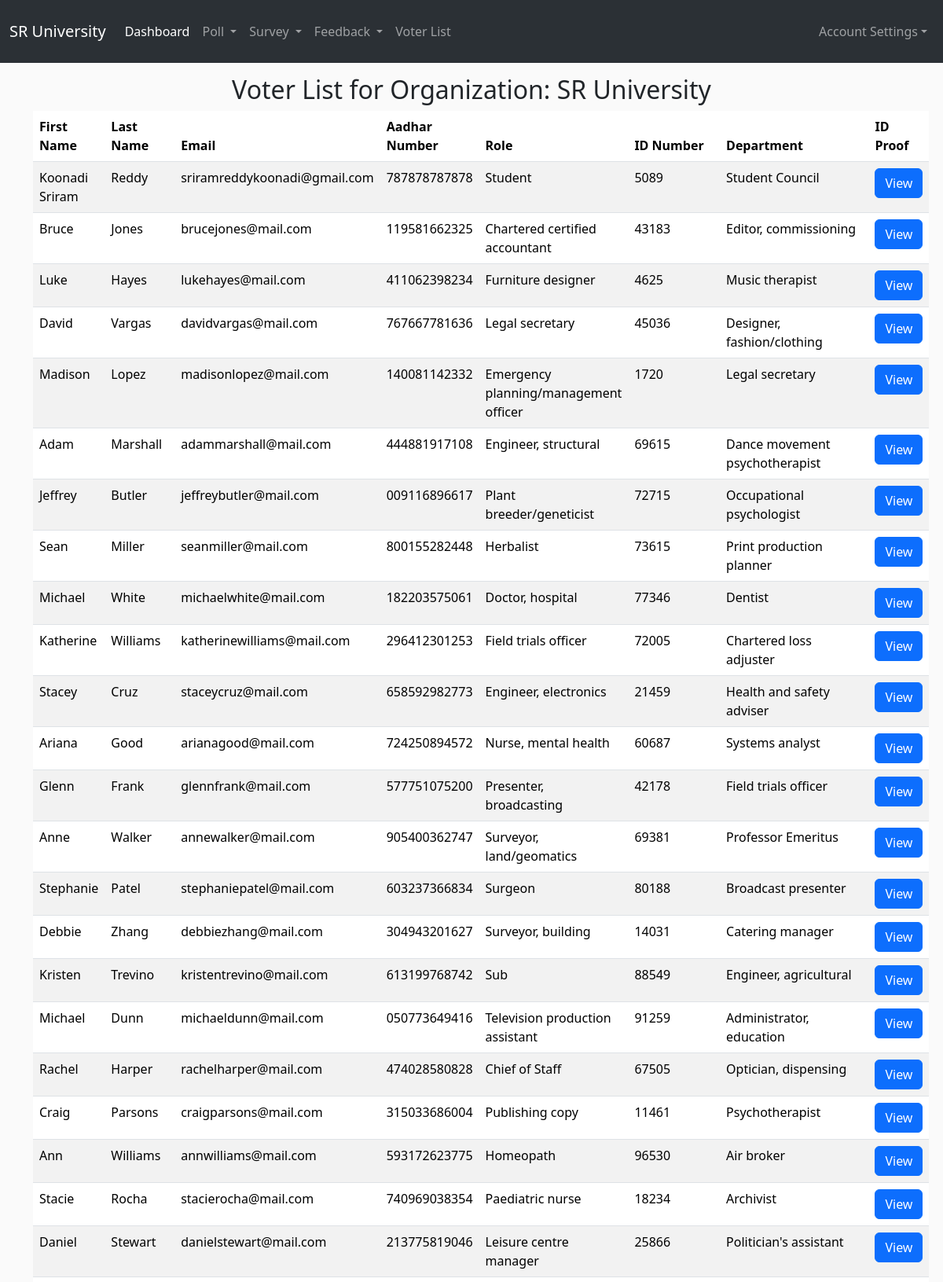
/SR University/voter_list/ (signed in, upper part), run on the app's committed database.
### accounts/models.py (models this page shows, shortened)
class Organization(models.Model):
    name = models.CharField(max_length=100)
    admin = models.OneToOneField(User, on_delete=models.CASCADE)
    role = models.CharField(max_length=100)
    id_number = models.CharField(max_length=100, blank=True, null=True)
    department = models.CharField(max_length=100, blank=True, null=True)
    id_proof = models.ImageField(upload_to='id_proofs/', blank=True, null=True)

class Voter(models.Model):
    user = models.OneToOneField(User, on_delete=models.CASCADE)
    organization = models.ForeignKey(Organization, on_delete=models.CASCADE)
    aadhar_number = models.CharField(max_length=16, unique=True, null=True)
    role = models.CharField(max_length=100)
    id_number = models.CharField(max_length=100, blank=True, null=True)
    department = models.CharField(max_length=100, blank=True, null=True)
    id_proof = models.ImageField(upload_to='voter_id_proofs/', blank=True, null=True)

### VotingProject/views.py (the view)
# urls.py: path('<str:org_name>/voter_list/',views.voter_list,name='voter_list'),
def voter_list(request,org_name):
    voters = Voter.objects.filter(organization__admin=request.user)
    username=request.user.username
    org=Organization.objects.get(admin__username=username)
    context={'org':org,'org_name': org_name,'voters':voters}
    return render(request, 'org/voter_list.html', context)

### templates/org/voter_list.html
{% extends 'org/org_base.html' %} {% block title %}Voter List{% endblock %}
{% block content %}
<div class="container" style="margin-top:15px;">
  <h2 style="text-align:center;">Voter List for Organization: {{ org_name }}</h2>
  <table class="table table-striped">
    <thead>
      <tr>
        <th>First Name</th>
        <th>Last Name</th>
        <th>Email</th>
        <th>Aadhar Number</th>
        <th>Role</th>
        <th>ID Number</th>
        <th>Department</th>
        <th>ID Proof</th>
      </tr>
    </thead>
    <tbody>
      {% for voter in voters %}
      <tr>
        <td>{{ voter.user.first_name }}</td>
        <td>{{ voter.user.last_name }}</td>
        <td>{{ voter.user.email }}</td>
        <td>{{ voter.aadhar_number }}</td>
        <td>{{ voter.role }}</td>
        <td>{{ voter.id_number }}</td>
        <td>{{ voter.department }}</td>
        <td>
          <a
            class="btn btn-primary"
            href=""
            alt="ID Proof"
            style="max-width: 100px"
          >View</a>
        </td>
      </tr>
      {% empty %}
      <tr>
        <td colspan="8">No voters found.</td>
      </tr>
      {% endfor %}
    </tbody>
  </table>
</div>
{% endblock %}

### templates/org/org_base.html (shortened to what this page needs)
{% load static %}
<!DOCTYPE html>
<html lang="en">
  <head>
    <link
      href="https://cdn.jsdelivr.net/npm/bootstrap@5.3.3/dist/css/bootstrap.min.css"
      rel="stylesheet"
    />
    <link
      href="https://getbootstrap.com/docs/5.3/assets/css/docs.css"
      rel="stylesheet"
    />
    <link rel="stylesheet" href="{% static 'assets/css/admin.css' %}" />
    <link
      href="https://maxcdn.bootstrapcdn.com/font-awesome/4.3.0/css/font-awesome.min.css"
      rel="stylesheet"
    />
  </head>
  <body>
    <section>
      <nav
        class="navbar navbar-expand-lg bg-body-tertiary"
        data-bs-theme="dark"
        style="padding-top: 20px; padding-bottom: 20px"
      >
        <div class="container-fluid">
          <a class="navbar-brand" href="#">{{org.name}}</a>
          <div
            class="collapse navbar-collapse justify-content-between"
            id="navbarNavDropdown"
          >
            <ul class="navbar-nav">
              <li class="nav-item">
                <a
                  class="nav-link active"
                  aria-current="page"
                  href="{% url 'org_dashboard' org_name=org_name %}"
                  >Dashboard</a
                >
              </li>
              <li class="nav-item dropdown">
                <a
                  class="nav-link dropdown-toggle"
                  href="#"
                  role="button"
                  data-bs-toggle="dropdown"
                  aria-expanded="false"
                >
                  Poll
                </a>
              </li>
              <li class="nav-item dropdown">
                <a
                  class="nav-link dropdown-toggle"
                  href="#"
                  role="button"
                  data-bs-toggle="dropdown"
                  aria-expanded="false"
                >
                  Survey
                </a>
              </li>
              <li class="nav-item dropdown">
                <a
                  class="nav-link dropdown-toggle"
                  href="#"
                  role="button"
                  data-bs-toggle="dropdown"
                  aria-expanded="false"
                >
                  Feedback
                </a>
                <li class="nav-item">
                <a
                  class="nav-link"
                  aria-current="page"
                  href="{% url 'voter_list' org_name=org_name %}"
                  >Voter List</a
                >
              </li>
              </li>
            </ul>
            <ul class="navbar-nav">
              <li class="nav-item dropdown">
                <a
                  class="nav-link dropdown-toggle"
                  href="#"
                  role="button"
                  data-bs-toggle="dropdown"
                  aria-expanded="false"
                  >Account Settings</a
                >
              </li>
            </ul>
          </div>
        </div>
      </nav>
    </section>
    {% block content %}{% endblock %}
  </body>
</html>

### static/assets/css/admin.css (style rules this page uses)
body { margin-top:0px; background:#FAFAFA; }

### data on the page
Organization: name "SR University"
Voter: user.first_name "Koonadi Sriram", user.last_name "Reddy", user.email "sriramreddykoonadi@gmail.com", aadhar_number "787878787878", role "Student", id_number "5089", department "Student Council"
Voter: user.first_name "Bruce", user.last_name "Jones", user.email "brucejones@mail.com", aadhar_number "119581662325", role "Chartered certified accountant", id_number "43183", department "Editor, commissioning"
Voter: user.first_name "Luke", user.last_name "Hayes", user.email "lukehayes@mail.com", aadhar_number "411062398234", role "Furniture designer", id_number "4625", department "Music therapist"
Voter: user.first_name "David", user.last_name "Vargas", user.email "davidvargas@mail.com", aadhar_number "767667781636", role "Legal secretary", id_number "45036", department "Designer, fashion/clothing"
Voter: user.first_name "Madison", user.last_name "Lopez", user.email "madisonlopez@mail.com", aadhar_number "140081142332", role "Emergency planning/management officer", id_number "1720", department "Legal secretary"
Voter: user.first_name "Adam", user.last_name "Marshall", user.email "adammarshall@mail.com", aadhar_number "444881917108", role "Engineer, structural", id_number "69615", department "Dance movement psychotherapist"
Voter: user.first_name "Jeffrey", user.last_name "Butler", user.email "jeffreybutler@mail.com", aadhar_number "009116896617", role "Plant breeder/geneticist", id_number "72715", department "Occupational psychologist"
Voter: user.first_name "Sean", user.last_name "Miller", user.email "seanmiller@mail.com", aadhar_number "800155282448", role "Herbalist", id_number "73615", department "Print production planner"
Voter: user.first_name "Michael", user.last_name "White", user.email "michaelwhite@mail.com", aadhar_number "182203575061", role "Doctor, hospital", id_number "77346", department "Dentist"
Voter: user.first_name "Katherine", user.last_name "Williams", user.email "katherinewilliams@mail.com", aadhar_number "296412301253", role "Field trials officer", id_number "72005", department "Chartered loss adjuster"
Voter: user.first_name "Stacey", user.last_name "Cruz", user.email "staceycruz@mail.com", aadhar_number "658592982773", role "Engineer, electronics", id_number "21459", department "Health and safety adviser"
Voter: user.first_name "Ariana", user.last_name "Good", user.email "arianagood@mail.com", aadhar_number "724250894572", role "Nurse, mental health", id_number "60687", department "Systems analyst"
Voter: user.first_name "Glenn", user.last_name "Frank", user.email "glennfrank@mail.com", aadhar_number "577751075200", role "Presenter, broadcasting", id_number "42178", department "Field trials officer"
Voter: user.first_name "Anne", user.last_name "Walker", user.email "annewalker@mail.com", aadhar_number "905400362747", role "Surveyor, land/geomatics", id_number "69381", department "Professor Emeritus"
Voter: user.first_name "Stephanie", user.last_name "Patel", user.email "stephaniepatel@mail.com", aadhar_number "603237366834", role "Surgeon", id_number "80188", department "Broadcast presenter"
Voter: user.first_name "Debbie", user.last_name "Zhang", user.email "debbiezhang@mail.com", aadhar_number "304943201627", role "Surveyor, building", id_number "14031", department "Catering manager"
Voter: user.first_name "Kristen", user.last_name "Trevino", user.email "kristentrevino@mail.com", aadhar_number "613199768742", role "Sub", id_number "88549", department "Engineer, agricultural"
Voter: user.first_name "Michael", user.last_name "Dunn", user.email "michaeldunn@mail.com", aadhar_number "050773649416", role "Television production assistant", id_number "91259", department "Administrator, education"
Voter: user.first_name "Rachel", user.last_name "Harper", user.email "rachelharper@mail.com", aadhar_number "474028580828", role "Chief of Staff", id_number "67505", department "Optician, dispensing"
Voter: user.first_name "Craig", user.last_name "Parsons", user.email "craigparsons@mail.com", aadhar_number "315033686004", role "Publishing copy", id_number "11461", department "Psychotherapist"
Voter: user.first_name "Ann", user.last_name "Williams", user.email "annwilliams@mail.com", aadhar_number "593172623775", role "Homeopath", id_number "96530", department "Air broker"
Voter: user.first_name "Stacie", user.last_name "Rocha", user.email "stacierocha@mail.com", aadhar_number "740969038354", role "Paediatric nurse", id_number "18234", department "Archivist"
Voter: user.first_name "Daniel", user.last_name "Stewart", user.email "danielstewart@mail.com", aadhar_number "213775819046", role "Leisure centre manager", id_number "25866", department "Politician's assistant"
